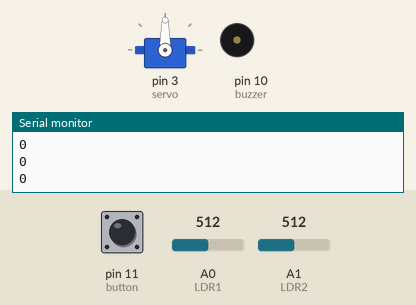
Simulated run of this sketch. Board: Arduino Uno, built with avr-gcc and run on an emulated ATmega328P. On the bench: servo, buzzer (waves = sounding), the last lines printed to the serial monitor. The test bench sets the inputs (shaded band); at power-on: A0 (LDR1) = 512, pin 11 (button) LOW, A1 (LDR2) = 512.

Above: at 1.2 s.
1.3 s: A0 (LDR1) set to 219
2.8 s: A0 (LDR1) set to 184
At 3.86 s:
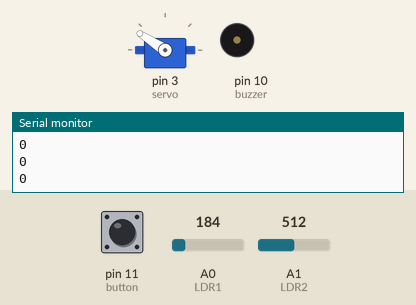
5.8 s: pin 11 (button) pulled HIGH for 3.2 s
At 7.9 s:
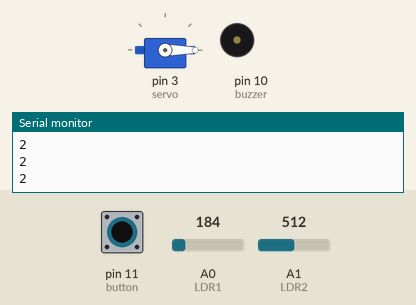
10.5 s: pin 11 (button) pulled HIGH for 0.15 s
At 11.04 s:
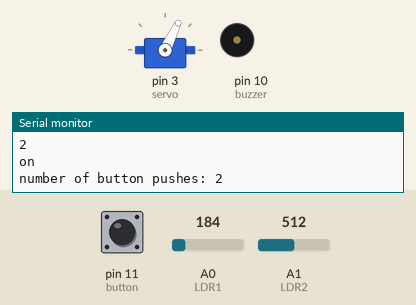
15.0 s: A0 (LDR1) set to 190
Timing chart, 0 to 19.0 s (numbered marks = the images above; inputs shaded):
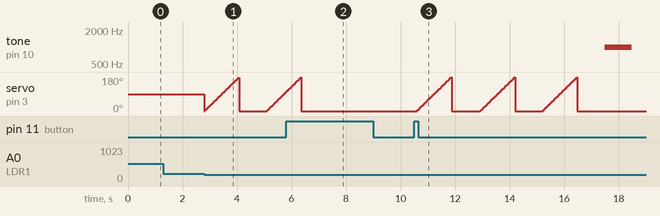

Measured:
- the behaviour switches between 201 and 200 on A0 (LDR1) (found by bisection; images 0 and 1)
- after the input at 5.8 s, servo on pin 3 (servo): goes on until 6.4 s, then stays 0°
- after the input at 10.5 s, servo on pin 3 (servo): ramps from 0° to 178° and jumps back, once every 2.3 s

The sketch:

DingDong.ino
```cpp
#include <Servo.h>

Servo servoMotor;

const int servo = 3;      //SERVO MOTOR PIN
const int buzzer = 10;    // BUZZER PIN
const int button = 11;                //BUTTON PIN
const int LDR1 = A0;         // LDR1 PIN
const int LDR2 = A1;         //LDR2 PIN

int buttonPushCounter = 0;   // counter for the number of button presses
int lastButtonState = 0;     // previous state of the button

int buttonState = 0;              //BUTTON STATE
int freq = 50;                   // Starting frequency
int LDR1Value = 0;               // variable to store the value coming from the sensor LDR1
int LDR2Value = 0;           // variable to store the value coming from the sensor LDR2

int numberOfPeople = 0;        // variable to store number of people inside room


void setup(){
    pinMode(buzzer, OUTPUT);
    pinMode(button, INPUT);
    servoMotor.attach(servo);

    Serial.begin(9600);
}


void loop(){

    buttonState = digitalRead(button);
    //Serial.print("Button is : ");
    //Serial.println(buttonState);
    LDR1Value = analogRead(LDR1);
    //Serial.print("LDR 1 senses : ");
    //Serial.println(LDR1Value);
    LDR2Value = analogRead(LDR2);
    //Serial.print("LDR 2 senses : ");
    //Serial.println(LDR2Value);


  if (buttonState != lastButtonState) {
    if (buttonState == HIGH) {
      buttonPushCounter++;
      Serial.println("on");
      Serial.print("number of button pushes: ");
      Serial.println(buttonPushCounter);
    } else {
      Serial.println("off");
    }
    delay(50);
  }
  lastButtonState = buttonState;
  if (buttonPushCounter % 2 == 0) {

            if( LDR1Value <= 200 && numberOfPeople < 5 ){

                  for( int angle = 0; angle <= 180; angle++ ){
                      servoMotor.write(angle);
                      delay(7);
                  }
              servoMotor.write(0);
              numberOfPeople=numberOfPeople+1;
              delay(1000);

            }else if( LDR2Value <= 200 && numberOfPeople <= 5 ){

                  for( int angle = 0; angle <= 180; angle++ ){
                      servoMotor.write(angle);
                      delay(7);
                  }
              servoMotor.write(0);
              numberOfPeople=numberOfPeople-1;
              delay(1000);

            }else if( numberOfPeople >= 5 ){
              tone(buzzer, 1000); // Send 1.5KHz sound signal...
              delay(1000);
              noTone(buzzer);
              delay(1000);
            }

  } else {

             noTone(buzzer);     // Stop sound...
            for( int angle = 180; angle <= 0; angle-- ){
            servoMotor.write(angle);
            delay(7);
            }
  }
Serial.println(numberOfPeople);
}
```
